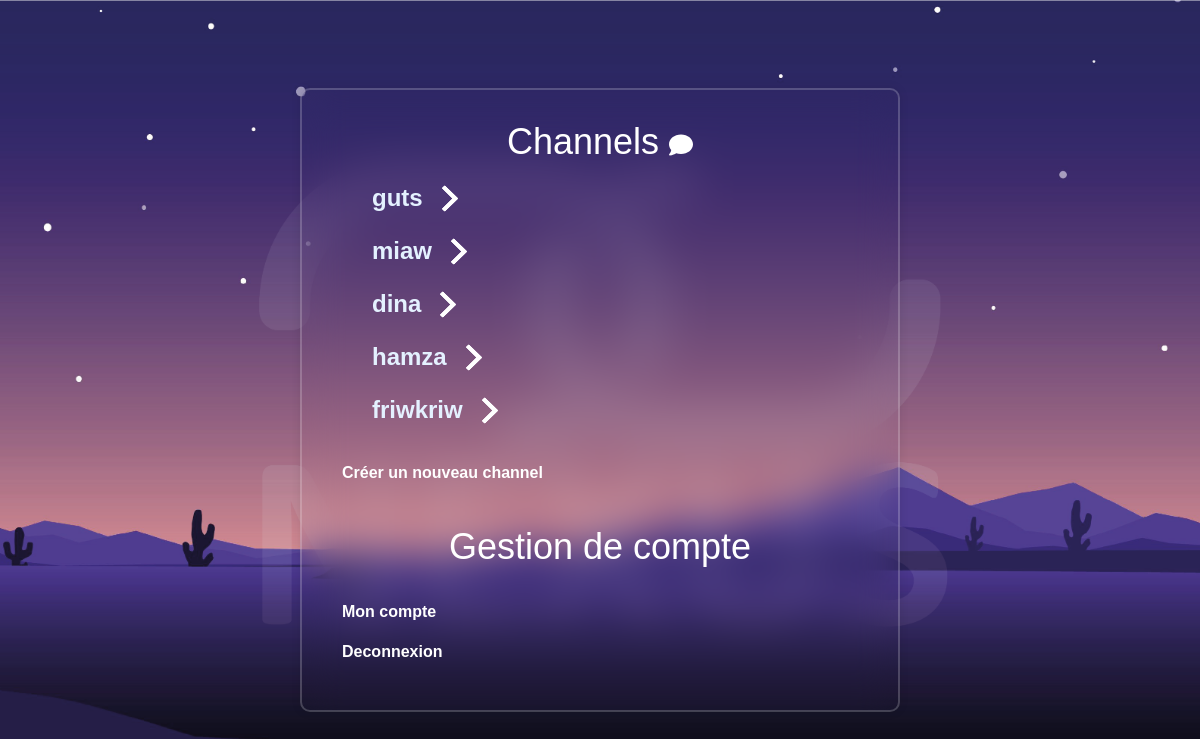
The app's page /channels/ (signed in) with its own data.
### channels/models.py (models this page shows, shortened)
class Channel(models.Model):
    id = models.UUIDField(primary_key=True, default=uuid4)
    name = models.CharField(max_length=255, unique=True)
    members = models.ManyToManyField(to=UserModel, through='perms_user_channel_rel', related_name='channels',blank=True)
    creator_user = models.ForeignKey(to=UserModel,related_name='created_channels', on_delete=models.CASCADE)
    participants = models.IntegerField(default=0)
    is_private = models.BooleanField(default=False)

### channels/views.py (the view)
# urls.py: path('',views.home_view,name="home-view"),
@login_required(login_url='login-view')
def home_view(request):
    channel_list = request.user.channels.all()
    for c in channel_list:
        if c.is_private:
            for m in c.members.all():
                if request.user.username != m.username: # found the other user
                    c.name = m.username
                    break
    return render(request, 'homepage.html', {'channel_list': channel_list})

### templates/homepage.html (shortened to what this page needs)
{% extends "base.html" %}
{% load static %}
{% block wrapper %}
    <h1 class ="test">Channels </h1>
    <div class="group-container">
        {% for channel in channel_list %}
        <div class="link btn-conteiner"><a class="btn-content" href="/channels/m/{{ channel.id }}">
            <span class="btn-title">{{ channel.name }}</span>
            <span class="icon-arrow">
            </span>
        </a></div>
        {% endfor %}
    </div>
    <div class="link"><p><a href="/channels/create/">Créer un nouveau channel</a></p></div>
    <br/>
    <h1>Gestion de compte</h1>
    <br/>
    <div class="link"><p><a href="/users/account/">Mon compte</a></p></div>
    <div class="link"><p><a href="/users/logout/">Deconnexion</a></p></div>
{% endblock %}

### static/styles/style_main.css (style rules this page uses)
* { margin: 0; padding: 0; box-sizing: border-box; font-family: Arial, Helvetica, sans-serif; }
body { margin: 0; padding: 0; display: flex; justify-content: center; align-items: center; min-height: 100vh; background: url('../assets/background/main_background.png') no-repeat; background-size: cover; background-position: center; }

### static/styles/style_login.css (style rules this page uses)
.wrapper h1 { font-size: 36px; text-align: center; }
.link p a { color: white; text-decoration: none; font-weight: 600; }

### static/styles/style_homepage.css (style rules this page uses)
.btn-conteiner { --color-text: #E4F1FF; --color-background: transparent; --color-outline: transparent; --color-shadow: #27005D; }
.btn-content { display: flex; align-items: center; padding: 5px 30px; text-decoration: none; font-family: 'Poppins', sans-serif; font-weight: 600; font-size: 24px; color: var(--color-text); background: var(--color-background); transition: 1s; border-radius: 100px; box-shadow: 0 0 0.2em 0 var(--color-background); }
.btn-content .icon-arrow { transition: 0.5s; margin-right: 0px; transform: scale(0.6); }
.icon-arrow { width: 20px; margin-left: 15px; position: relative; top: 6%; }

### records on screen
Channel: name "guts"
Channel: name "miaw"
Channel: name "dina"
Channel: name "hamza"
Channel: name "friwkriw"
